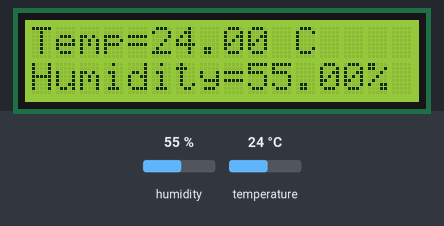
Simulated run of this sketch. Board: Arduino Uno, built with avr-gcc and run on an emulated ATmega328P. Shown: 16×2 character LCD. The test bench sets the inputs (shaded band); at power-on: humidity 55 %, temperature 24 °C. What the sketch prints to the serial monitor is not drawn.

Above: at 1.3 s.
1.4 s: humidity set to 22 %
At 3.2 s:
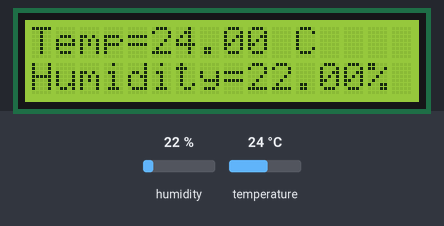
3.8 s: temperature set to 12 °C
At 5.0 s:
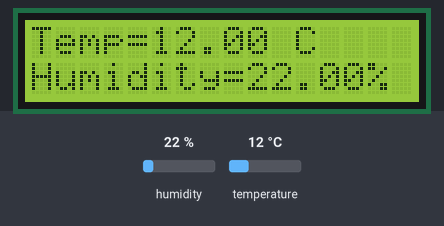
7.9 s: humidity set to 40 %
At 9.8 s:
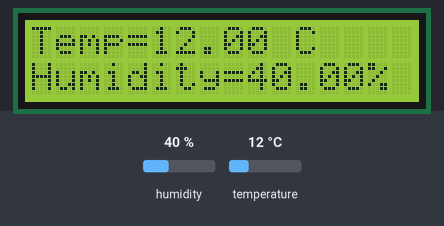
10.1 s: temperature set to 19 °C
At 11.8 s:
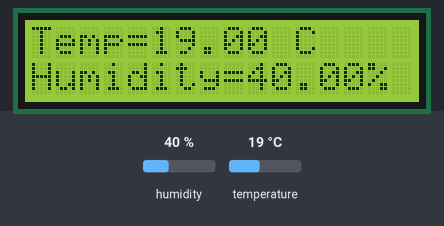
Timing chart, 0 to 13.3 s (numbered marks = the images above; inputs shaded):
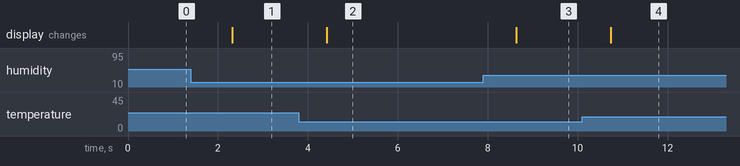

The sketch:

temp_and_hum.ino
```cpp
#include "DHT.h"
#include <Wire.h>
#include <LiquidCrystal_I2C.h>
#include<SoftwareSerial.h>

#define DHTPIN 2     // Digital pin connected to the DHT sensor

#define DHTTYPE DHT11   // DHT 11

#define TxD 10
#define RxD 9

LiquidCrystal_I2C lcd(0x27,16,2);  // set the LCD address to 0x27 for a 16 chars and 2 line display
DHT dht(DHTPIN, DHTTYPE);
SoftwareSerial bluetoothSerial(TxD, RxD);
char state= '0';
volatile float temp, hum;


void setup()
{
  Serial.begin(9600);
  bluetoothSerial.begin(9600);
  lcd.init();                      // initialize the lcd
  lcd.init();
  // Print a message to the LCD.
  lcd.backlight();
  lcd.setCursor(0,0);
  lcd.print("Temp=");
  lcd.setCursor(0,1);
  lcd.print("Humidity=");

  dht.begin();
}


void loop()
{
  float t;
  float h;
  t = dht.readTemperature();
  h = dht.readHumidity();
  if(bluetoothSerial.available()){
    state = bluetoothSerial.read();
    Serial.println(state);
    if(state=='0'){
      temp=t;
      hum=h;
      lcd.setCursor(5,0);
      lcd.print(t);
      lcd.print(" C");
      lcd.setCursor(9,1);
      lcd.print(h);
      lcd.print("%");
      Serial.print(t);
      Serial.print(" C ");
      Serial.println(h);
    }
    if(state=='1'){
      Serial.println("State 1");
      Serial.println("Old temp");
      Serial.println(temp);
      temp=temp+1;
      Serial.println("New temp");
      Serial.println(temp);
    }
    if(state=='2'){
      Serial.println("State 2");
      Serial.println("Old temp");
      Serial.println(temp);
      temp = temp-1;
      Serial.println("New temp");
      Serial.println(temp);
    }
    if(state=='3'){
      Serial.println("State 3");
      Serial.println("Old hum");
      Serial.println(hum);
      hum = hum + 5;
    }
    if(state=='4'){
      Serial.println("State 4");
      Serial.println("Old hum");
      Serial.println(hum);
      hum = hum - 5;
      Serial.println("New hum");
      Serial.println(hum);
    }
  }
    lcd.setCursor(5,0);
    lcd.print(t);
    lcd.print(" C");
    lcd.setCursor(9,1);
    lcd.print(h);
    lcd.print("%");
    Serial.print(t);
    Serial.print(" C ");
    Serial.println(h);
    bluetoothSerial.print(t); //send distance to MIT App
    bluetoothSerial.print(";");
    bluetoothSerial.print(h); //send distance to MIT App
    bluetoothSerial.print(";");
    bluetoothSerial.print(temp); //send distance to MIT App
    bluetoothSerial.print(";");
    bluetoothSerial.print(hum); //send distance to MIT App
    bluetoothSerial.println(";");
  delay(1000);
}
```

Measured:
- after the input at 1.4 s, the display: changes after 0.91 s (image 1)
- after the input at 3.8 s, the display: changes after 0.62 s (image 2)
- after the input at 7.9 s, the display: changes after 0.73 s (image 3)
- after the input at 10.1 s, the display: changes after 0.64 s (image 4)
